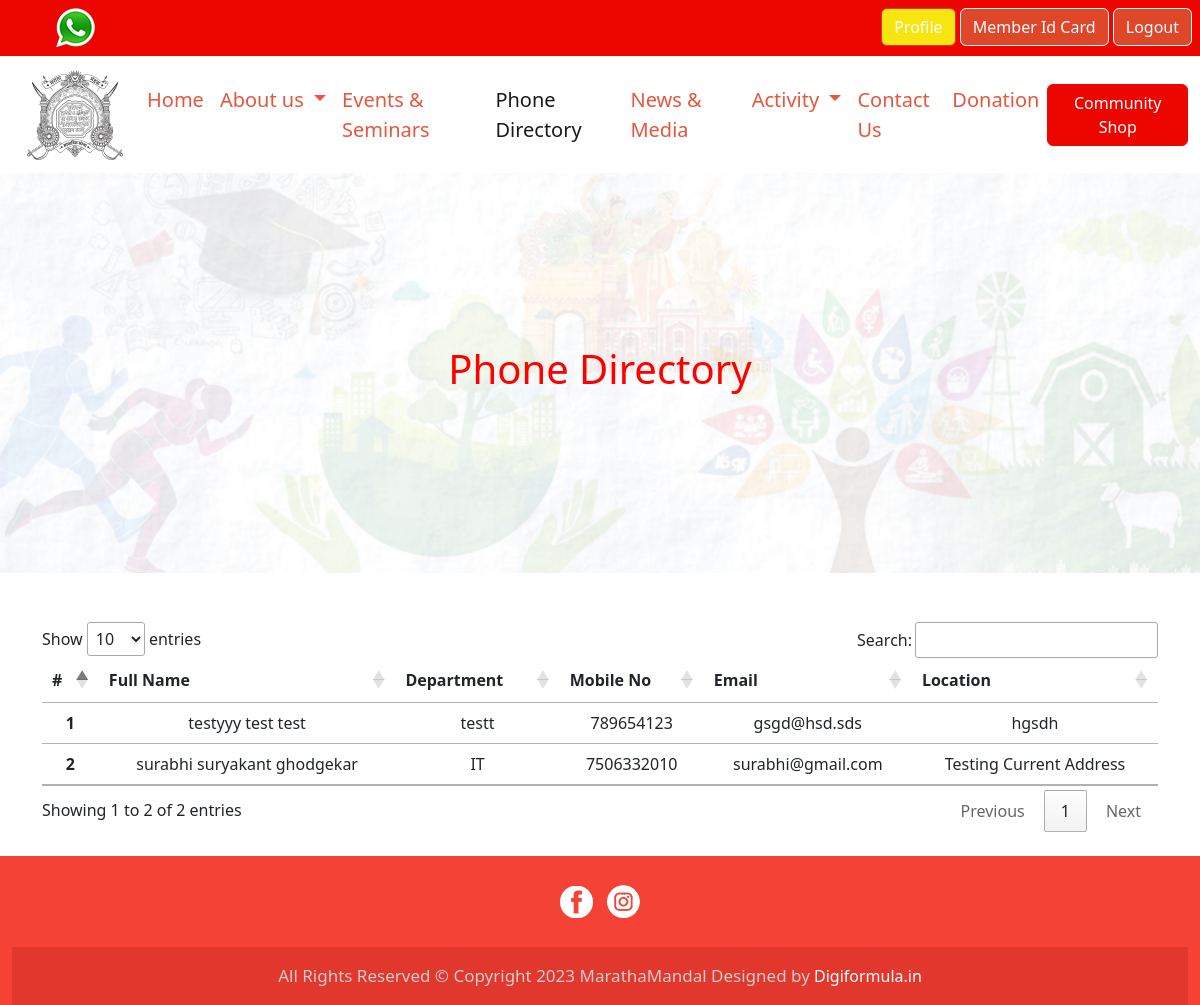
The page /phonedirectory.php (signed in) on the database as committed earlier.
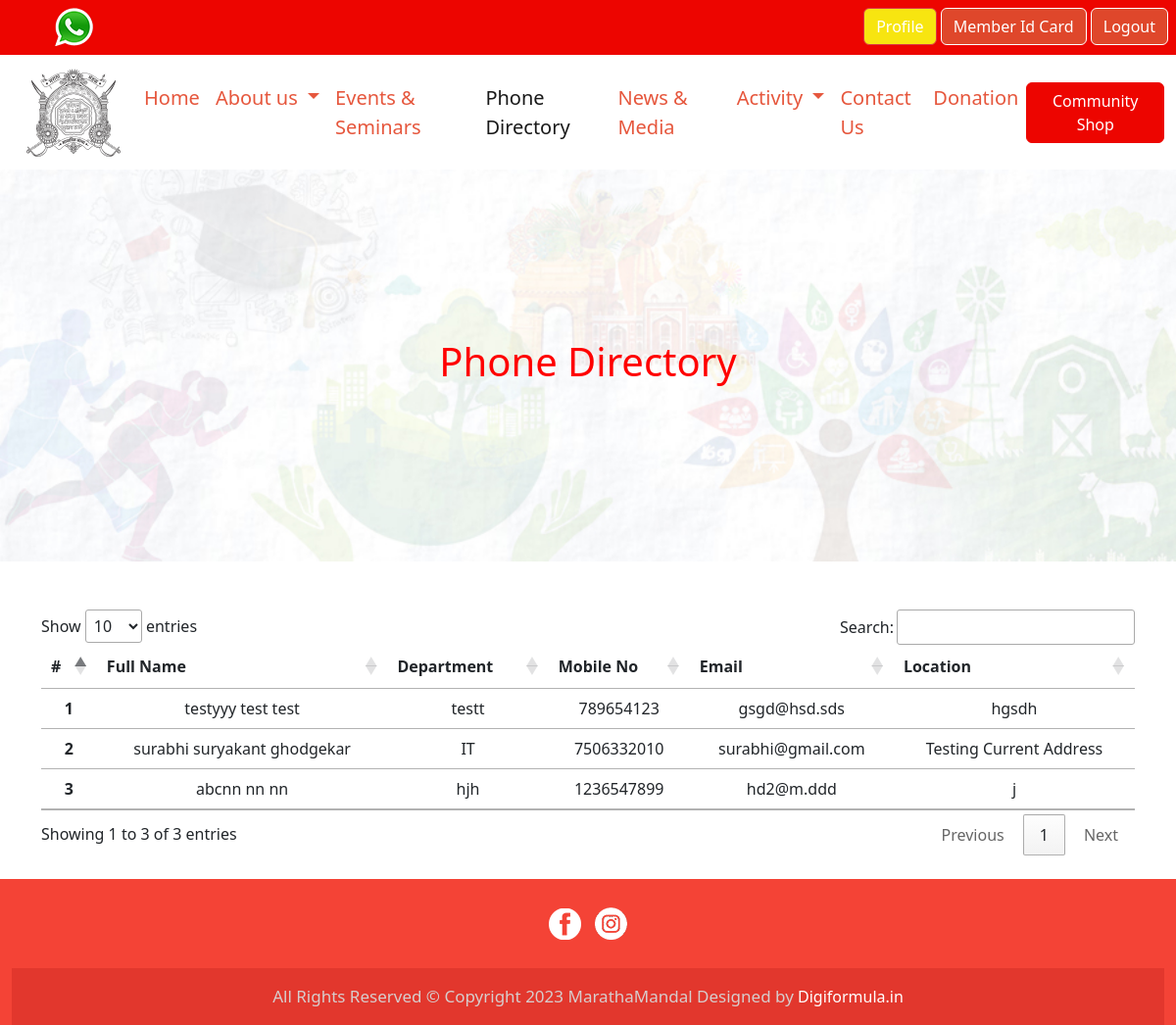
The same page on the database as committed later.
### tables this page shows
CREATE TABLE `candidate_data` (
  `id` int(11) NOT NULL,
  `reg_no` varchar(50) NOT NULL,
  `f_name` varchar(50) NOT NULL,
  `m_name` varchar(50) NOT NULL,
  `l_name` varchar(50) NOT NULL,
  `blood_grup` varchar(40) NOT NULL,
  `position` varchar(50) NOT NULL,
  `division` varchar(50) NOT NULL,
  `department` varchar(50) NOT NULL,
  `emp_id` varchar(50) NOT NULL,
  `dob` varchar(50) DEFAULT NULL,
  `mobile_no` varchar(50) NOT NULL,
  `email` varchar(50) NOT NULL,
  `ward` varchar(100) NOT NULL,
  `domain_experties` varchar(255) NOT NULL,
  `workplace_location` varchar(255) NOT NULL,
  `permanent_address` varchar(255) NOT NULL,
  `current_address` varchar(255) NOT NULL,
  `recommender_name` varchar(50) NOT NULL,
  `recommender_mobile_no` varchar(50) NOT NULL,
  `recommender_member_no` varchar(50) NOT NULL,
  `fees_amt` varchar(200) NOT NULL,
  `fees_type` varchar(250) NOT NULL,
  `fees_transaction_id` varchar(200) NOT NULL,
  `fees_date` varchar(100) NOT NULL,
  `password` varchar(100) NOT NULL,
  `status` int(11) NOT NULL DEFAULT 1,
  `reason` varchar(250) DEFAULT NULL,
  `created_by` int(11) DEFAULT NULL,
  `is_active` int(11) NOT NULL DEFAULT 1,
  `created_at` datetime NOT NULL DEFAULT current_timestamp(),
  `updated_at` datetime NOT NULL DEFAULT current_timestamp()
);

### phonedirectory.php (the view, shortened to what this page needs)
<?php
$activePage = "phone_directory";
include 'header.php';
require_once "config/db.php";
$sql = "SELECT * FROM candidate_data WHERE is_active='1' and status ='3' ";
$result = mysqli_query($mysqli, $sql);
?>
<div class="hero-image">
    <div class="hero-text">
        <h1 style="color:red">Phone Directory</h1>
    </div>
</div>
<div class="container" style="padding-top:25px">
<br>
  <?php
    if (isset($_SESSION['member_username'])) {
  ?>
    <!-- <div class="d-flex justify-content-end">
        <div class="input-group">
            <div class="form-outline">
                <input type="search" id="form1" class="form-control" style="width: 250px;border: 2px solid #ed0500;margin: 2px" />
            </div>
            <button type="button" class="btn btn-primary" style="background-color: #ed0500; color: #fff;">
                <i class="fas fa-search">Search</i>
            </button>
        </div>
    </div>
    <hr> -->
    <table class="table" id="approveTbl">
        <thead>
            <tr class="text-center">
                <th scope="col">#</th>
                <th scope="col">Full Name</th>
                <th scope="col">Department</th>
                <th scope="col">Mobile No</th>
                <th scope="col">Email</th>
                <th scope="col">Location</th>
            </tr>
        </thead>
        <tbody>
            <?php
                $count = 1;
                while ($row = mysqli_fetch_assoc($result)) {
                $name = $row['f_name'] . " " . $row['m_name'] . " " . $row['l_name'];
                $email = $row['email'];
                $mobile = $row['mobile_no'];
                $department = $row['department'];
                $address = $row['current_address'];
            ?>
                <tr class="text-center">
                    <th scope="row">
                        <?php echo $count; ?>
                    </th>
                    <td>
                        <?php echo $name; ?>
                    </td>
                    <td>
                        <?php echo $department; ?>
                    </td>
                    <td>
                        <?php echo $mobile; ?>
                    </td>
                    <td>
                        <?php echo $email; ?>
                    </td>
                    <td>
                        <?php echo $address; ?>
                    </td>
                </tr>
                <?php $count++;
            } ?>
        </tbody>
    </table>
  <?php
   }
  ?>
  <br>
</div>
<?php include 'footer.php';?>

### header.php (shortened to what this page needs)
<!doctype html>
<html lang="en">
<head>
  <link href="assets/css/bootstrap.min.css" rel="stylesheet">
  <link rel="stylesheet" href="https://cdnjs.cloudflare.com/ajax/libs/font-awesome/4.7.0/css/font-awesome.min.css">
  <link href="assets/css/style.css" rel="stylesheet">
  <link href="assets/css/news.css" rel="stylesheet">
  <link href="assets/css/header.css" rel="stylesheet">
  <link href='//cdn.datatables.net/1.10.19/css/jquery.dataTables.min.css' rel='stylesheet' type='text/css'>
</head>
<body>
  <div class="d-flex justify-content-between" style="background-color: #ed0500;">
    <div class="p-2 bd-highlight"><a href="https://wa.me/+919833615551"><img src="./image/whataap.png" class="img-fluid"
          alt="..." style="margin-left: 47px;"></a></div>
      <?php
        if(!isset($_SESSION['member_username'])){
      ?>
        <div class="p-2 bd-highlight">
          <a class="btn btn-primary" href="register.php">Sign Up</a></button>
          <a class="btn btn-primary" href="login.php">Sign In</a></button>
        </div>
      <?php }else{ ?>
        <div class="p-2 bd-highlight">
          <a class="btn btn-danger" style="background-color:#f7e510" href="userpanel/index.php">Profile</a></button>
          <a class="btn btn-primary" href="userpanel/memberid.php">Member Id Card</a></button>
          <a class="btn btn-primary" href="logout.php">Logout</a></button>
        </div>
      <?php } ?>
    </div>
    <nav class="navbar navbar-expand-lg">
      <div class="container-fluid">
        <a class="navbar-brand" href="#"><img src="./image/logo1.png" alt="" class="d-inline-block align-text-top"></a>
        <div class="collapse navbar-collapse" id="navbarSupportedContent">
          <ul class="navbar-nav mx-auto mb-2 mb-lg-0">
            <li class="nav-item">
              <a class="nav-link <?php if ($activePage =="index") {?> active <?php } ?>" aria-current="page" href="index.php">Home</a>
            </li>
            <li class="nav-item dropdown">
              <a class="nav-link dropdown-toggle" href="#" role="button" data-bs-toggle="dropdown" aria-expanded="false">
                About us
              </a>
            </li>
            <li class="nav-item">
              <a class="nav-link <?php if ($activePage =="events") {?> active <?php } ?>" href="events.php">Events & Seminars </a>
            </li>
            <li class="nav-item">
              <a class="nav-link <?php if ($activePage =="phone_directory") {?> active <?php } ?>" href="phonedirectory.php">Phone Directory </a>
            </li>
            <li class="nav-item">
              <a class="nav-link <?php if ($activePage =="news_media") {?> active <?php } ?>" href="news_media.php">News & Media </a>
            </li>
            <li class="nav-item dropdown">
              <a class="nav-link dropdown-toggle" href="#" role="button" data-bs-toggle="dropdown" aria-expanded="false">
                Activity
              </a>
            </li>
            <li class="nav-item">
              <a class="nav-link <?php if ($activePage =="contact") {?> active <?php } ?>" href="contact.php">Contact Us</a>
            </li>
            <li class="nav-item">
              <a class="nav-link <?php if ($activePage =="donation") {?> active <?php } ?>" href="donation.php">Donation</a>
            </li>
          </ul>
          <button type="button" class="btn btn-warning"><a href="communityshop.php" style="color: #ffffff; text-decoration: none;">Community Shop</a></button>
        </div>
      </div>
    </nav>

### footer.php (shortened to what this page needs)
<div class="container-fluid" style="background-color:#f44336;">
    <footer class="text-center text-white" style="background-color:#f44336;">
        <div class="container p-4 pb-0">
            <section class="mb-4">
                <a
                    href="https://www.facebook.com/people/Maratha-Mandal-Samajik-Sanstha/pfbid0QrjH7sET4RU51v43VP2LZT9iWgY4oPPrh5agmNLqqs1GQttPyFy2UAt3XZqhKXxSl/?mibextid=ZbWKwL"><img
                        src="./image/fa.png" class="img-fluid" alt="Responsive image" style="padding:5px"></a>
                <a href="https://www.instagram.com/marathamandalsamajiksanstha/?igshid=NzZlODBkYWE4Ng%3D%3D"><img
                        src="./image/insta.png" class="img-fluid" alt="Responsive image" style="padding:5px"></a>
            </section>
        </div>
        <div class="text-center p-3" style="background-color:#a0111138;;">
            <span style="font-size: 17px;
    color: #d7cdcd;">All Rights Reserved © Copyright 2023 MarathaMandal Designed by</span> <a
                href="https://digiformula.in/" style="color:#fff;
    text-decoration: none;
    font-weight: 500;">Digiformula.in</a>
        </div>
    </footer>
</div>

### assets/css/style.css (style rules this page uses)
.navbar-expand-lg .navbar-nav .nav-link { padding-right: 8px; padding-left: 8px; }
.navbar-nav { --bs-nav-link-padding-x: 0; --bs-nav-link-padding-y: 0.5rem; --bs-nav-link-font-weight: ; --bs-nav-link-color: #0419ff; --bs-nav-link-hover-color: var(--bs-navbar-hover-color); --bs-nav-link-disabled-color: var(--bs-navbar-disabled-color); display: flex; flex-direction: column; padding-left: 0; margin-bottom: 0; list-style: none; font-size: 16x; font-weight: 400; }
.nav-link { display: block; padding: var(--bs-nav-link-padding-y) var(--bs-nav-link-padding-x); color: #e6573d; font-weight: 500; font-size: 20px; text-decoration: none; transition: color .15s ease-in-out,background-color .15s ease-in-out,border-color .15s ease-in-out; }
.navbar-brand { padding-top: var(--bs-navbar-brand-padding-y); padding-bottom: var(--bs-navbar-brand-padding-y); margin-right: var(--bs-navbar-brand-margin-end); font-size: var(--bs-navbar-brand-font-size); color: var(--bs-navbar-brand-color); text-decoration: none; white-space: nowrap; margin-left: 15px; }
.btn-primary { --bs-btn-color:#ffff ; --bs-btn-bg:#df472b; --bs-btn-border-color: #fff; --bs-btn-hover-color: #fff; --bs-btn-hover-bg: #df472b; --bs-btn-hover-border-color: #fff; --bs-btn-focus-shadow-rgb: 49, 132, 253; --bs-btn-active-color: #fff; --bs-btn-active-bg: #ffff; --bs-btn-active-border-color: #0a53be; --bs-btn-active-shadow: inset 0 3px 5px rgba(0, 0, 0, 0.125); --bs-btn-disabled-color: #fff; --bs-btn-disabled-bg: #0d6efd; --bs-btn-disabled-border-color: #0d6efd; }
.btn-warning { --bs-btn-color: #000; --bs-btn-bg: #ed0500; --bs-btn-border-color: #ed0500; --bs-btn-hover-color: #000; --bs-btn-hover-bg: #ed0500; --bs-btn-hover-border-color:#ed0500; --bs-btn-focus-shadow-rgb: 217,164,6; --bs-btn-active-color: rgb(255, 255, 255); --bs-btn-active-bg: #ed0500; --bs-btn-active-border-color:#ed0500; --bs-btn-active-shadow: inset 0 3px 5px rgba(0, 0, 0, 0.125); --bs-btn-disabled-color: #000; --bs-btn-disabled-bg:#ed0500; --bs-btn-disabled-border-color:#ed0500; }

### assets/css/header.css (style rules this page uses)
body, html { height: 100%; }
.hero-image { background-image: url('assets/images/hero-image.jpg'); height: 50%; background-position: center; background-repeat: no-repeat; background-size: cover; position: relative; }
.hero-text { text-align: center; position: absolute; top: 50%; left: 50%; transform: translate(-50%, -50%); color: rgb(255, 0, 0); }

Rows that differ between the two databases and show on the page:
added candidate_data: name "abcnn nn nn", department "hjh", mobile_no "1236547899", email "hd2@m.ddd", current_address "j"
Other text that changed with them:
text written by a page script: "Show entries Search: Showing 1 to 2 of 2 entries Previous 1 Next" → "Show entries Search: Showing 1 to 3 of 3 entries Previous 1 Next"
